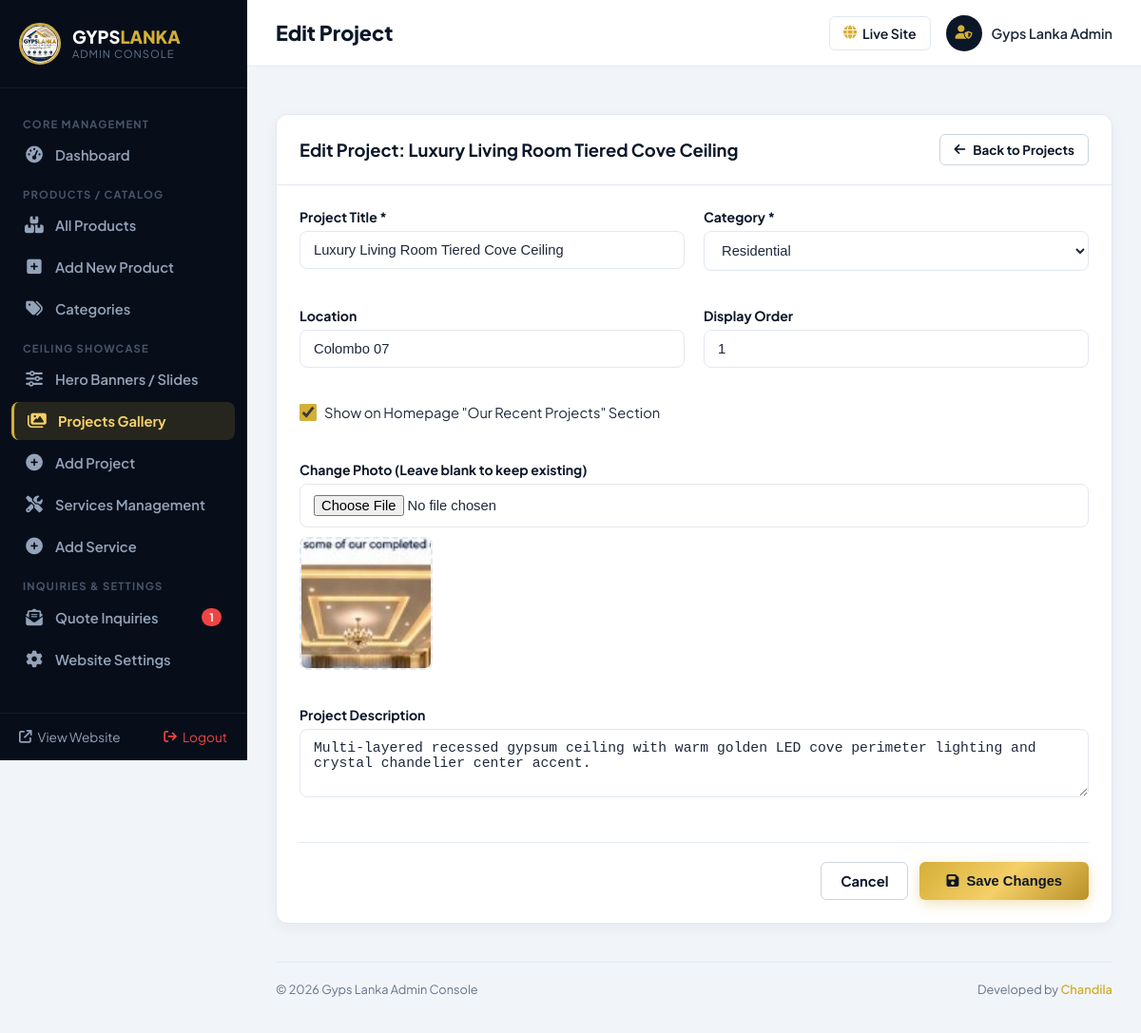
/admin/project_edit.php?id=1 (signed in), run on the app's committed database.
### tables this page shows
CREATE TABLE IF NOT EXISTS `projects` (
  `id` int(11) NOT NULL AUTO_INCREMENT,
  `title` varchar(150) NOT NULL,
  `category` varchar(100) NOT NULL,
  `location` varchar(100) DEFAULT NULL,
  `image` varchar(255) NOT NULL,
  `description` text DEFAULT NULL,
  `is_featured` tinyint(1) DEFAULT 1,
  `display_order` int(11) DEFAULT 0,
  `created_at` timestamp NOT NULL DEFAULT CURRENT_TIMESTAMP,
  PRIMARY KEY (`id`)
);

### admin/project_edit.php (the view, shortened to what this page needs)
<?php
$db = get_db();
$id = isset($_GET['id']) ? (int)$_GET['id'] : 0;
$project = null;
if ($db && $id > 0) {
    try {
        $stmt = $db->prepare("SELECT * FROM projects WHERE id = :id");
        $stmt->execute([':id' => $id]);
        $project = $stmt->fetch();
    } catch (PDOException $e) {
        error_log("Error fetching project: " . $e->getMessage());
    }
}
require_once __DIR__ . '/includes/admin_header.php';
?>
<div class="admin-card">
    <div class="card-header">
        <div>
            <h3>Edit Project: <?= htmlspecialchars($project['title']) ?></h3>
        </div>
        <a href="projects.php" class="btn btn-outline-gold btn-sm" style="color:var(--adm-navy); border-color:#cbd5e1; border-radius:6px; background:#fff;">
            <i class="fa-solid fa-arrow-left"></i> Back to Projects
        </a>
    </div>
    <div class="card-body">
        <form action="project_edit.php?id=<?= $id ?>" method="POST" enctype="multipart/form-data">
            <div class="form-grid">
                <div class="form-group">
                    <label class="form-label" for="proj_title">Project Title *</label>
                    <input type="text" id="proj_title" name="title" class="form-control" value="<?= htmlspecialchars($project['title']) ?>" required>
                </div>
                <div class="form-group">
                    <label class="form-label" for="proj_cat">Category *</label>
                    <select id="proj_cat" name="category" class="form-control">
                        <option value="Residential" <?= ($project['category'] === 'Residential') ? 'selected' : '' ?>>Residential</option>
                    </select>
                </div>
                <div class="form-group">
                    <label class="form-label" for="proj_loc">Location</label>
                    <input type="text" id="proj_loc" name="location" class="form-control" value="<?= htmlspecialchars($project['location'] ?? '') ?>">
                </div>
                <div class="form-group">
                    <label class="form-label" for="proj_order">Display Order</label>
                    <input type="number" id="proj_order" name="display_order" class="form-control" value="<?= $project['display_order'] ?>">
                </div>
                <div class="form-group full">
                    <label style="display:inline-flex; align-items:center; gap:8px; cursor:pointer; font-size:0.92rem;">
                        <input type="checkbox" name="is_featured" value="1" <?= $project['is_featured'] ? 'checked' : '' ?> style="width:18px; height:18px; accent-color:var(--adm-gold);">
                        <span>Show on Homepage "Our Recent Projects" Section</span>
                    </label>
                </div>
                <div class="form-group full">
                    <label class="form-label" for="proj_img">Change Photo (Leave blank to keep existing)</label>
                    <input type="file" id="proj_img" name="project_image" class="form-control preview-input" data-preview="projPreview" accept="image/*">
                    <div class="image-preview-box" id="projPreview">
                        <img src="../<?= htmlspecialchars($project['image']) ?>" alt="">
                    </div>
                </div>
                <div class="form-group full">
                    <label class="form-label" for="proj_desc">Project Description</label>
                    <textarea id="proj_desc" name="description" class="form-control" rows="3"><?= htmlspecialchars($project['description'] ?? '') ?></textarea>
                </div>
            </div>
            <div class="form-actions">
                <a href="projects.php" class="btn btn-outline-gold" style="color:var(--adm-navy); border-color:#cbd5e1; border-radius:6px; background:#fff;">Cancel</a>
                <button type="submit" class="btn btn-gold" style="border-radius:6px; padding:12px 28px;">
                    <i class="fa-solid fa-floppy-disk"></i> Save Changes
                </button>
            </div>
        </form>
    </div>
</div>
<?php require_once __DIR__ . '/includes/admin_footer.php'; ?>

### assets/css/admin.css (style rules this page uses)
:root { --adm-navy: #0b1728; --adm-sidebar: #070e1a; --adm-gold: #d4af37; --adm-gold-light: #f5cf68; --adm-bg: #f1f5f9; --adm-card: #ffffff; --adm-text: #1e293b; --adm-muted: #64748b; --adm-border: #e2e8f0; --adm-success: #10b981; --adm-danger: #ef4444; --adm-warning: #f59e0b; --adm-info: #3b82f6; --adm-radius: 12px; --adm-shadow: 0 4px 14px rgba(0, 0, 0, 0.05); }
*, *::before, *::after { box-sizing: border-box; margin: 0; padding: 0; }
body { font-family: 'Plus Jakarta Sans', sans-serif; background-color: var(--adm-bg); color: var(--adm-text); min-height: 100vh; display: flex; }
a { color: inherit; text-decoration: none; }
.admin-card { background: #fff; border-radius: var(--adm-radius); box-shadow: var(--adm-shadow); border: 1px solid var(--adm-border); margin-bottom: 30px; overflow: hidden; }
.card-header { padding: 20px 24px; border-bottom: 1px solid var(--adm-border); display: flex; align-items: center; justify-content: space-between; }
.card-header h3 { font-size: 1.15rem; font-weight: 700; color: var(--adm-navy); }
.card-body { padding: 24px; }
.btn { display: inline-flex; align-items: center; justify-content: center; gap: 8px; padding: 10px 20px; border-radius: 8px; font-size: 0.92rem; font-weight: 700; cursor: pointer; transition: all 0.2s ease; border: none; text-decoration: none; white-space: nowrap; }
.btn-gold { background: linear-gradient(135deg, #d4af37 0%, #f5cf68 50%, #b89127 100%); color: #0b1728 !important; box-shadow: 0 4px 14px rgba(212, 175, 55, 0.35); }
.btn-outline-gold { background: #ffffff; color: var(--adm-navy) !important; border: 1px solid var(--adm-border); }
.btn-sm { padding: 7px 14px; font-size: 0.84rem; }
.form-group { margin-bottom: 18px; }
.form-label { display: block; font-size: 0.88rem; font-weight: 700; color: var(--adm-navy); margin-bottom: 6px; }
.form-control { width: 100%; padding: 11px 14px; border: 1px solid var(--adm-border); border-radius: 8px; font-size: 0.92rem; color: var(--adm-text); background: #ffffff; transition: border-color 0.2s ease, box-shadow 0.2s ease; }
textarea.form-control { resize: vertical; }
.form-grid { display: grid; grid-template-columns: repeat(2, 1fr); gap: 20px; }
.form-group.full { grid-column: 1 / -1; }
.form-actions { display: flex; justify-content: flex-end; gap: 12px; margin-top: 25px; padding-top: 20px; border-top: 1px solid var(--adm-border); }
.image-preview-box { margin-top: 10px; width: 140px; height: 140px; border-radius: 8px; border: 2px dashed var(--adm-border); overflow: hidden; display: flex; align-items: center; justify-content: center; background: #f8fafc; }
.image-preview-box img { width: 100%; height: 100%; object-fit: cover; }

### data on the page
projects: title "Luxury Living Room Tiered Cove Ceiling", category "Residential", location "Colombo 07", display_order "1", is_featured "☑", image (picture), description "Multi-layered recessed gypsum ceiling with warm golden LED cove perimeter lighting and crystal chandelier center accent."

### other printed values
$newInquiriesCount "1"
$pageTitle "Edit Project"
$adminUser "Gyps Lanka Admin"
